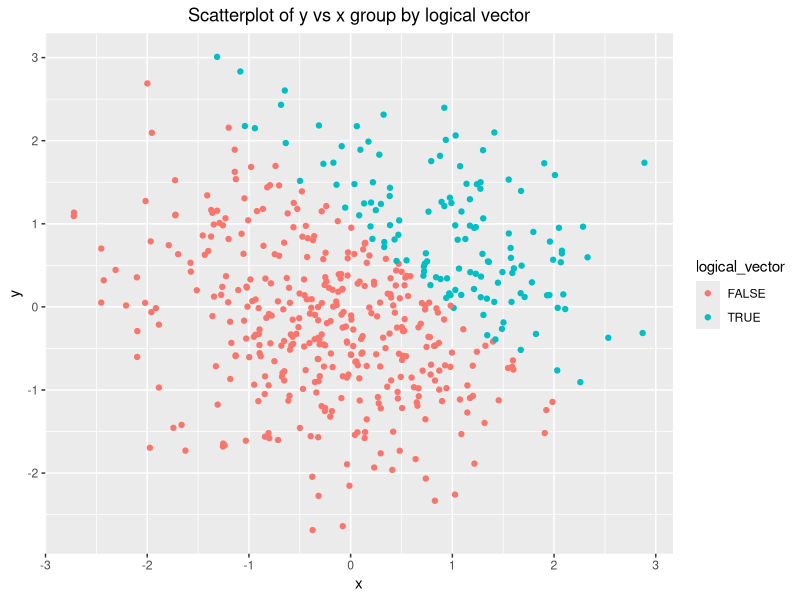
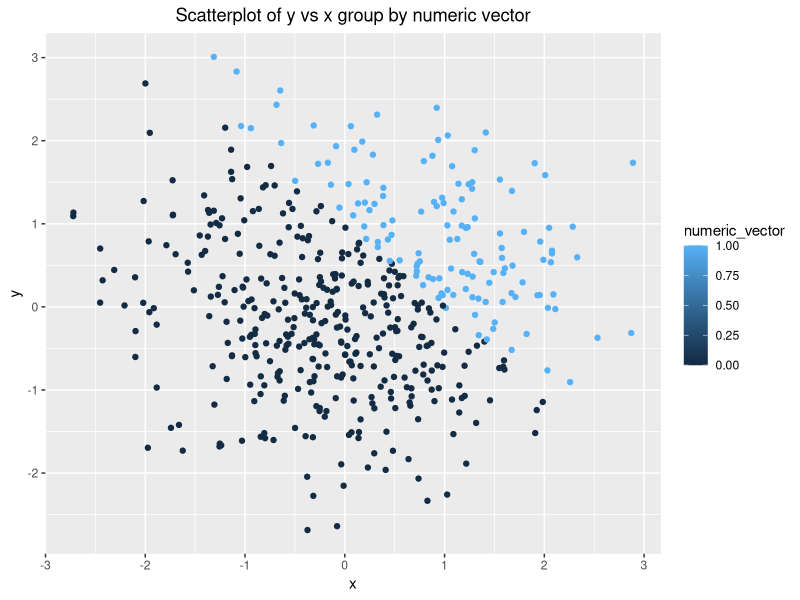
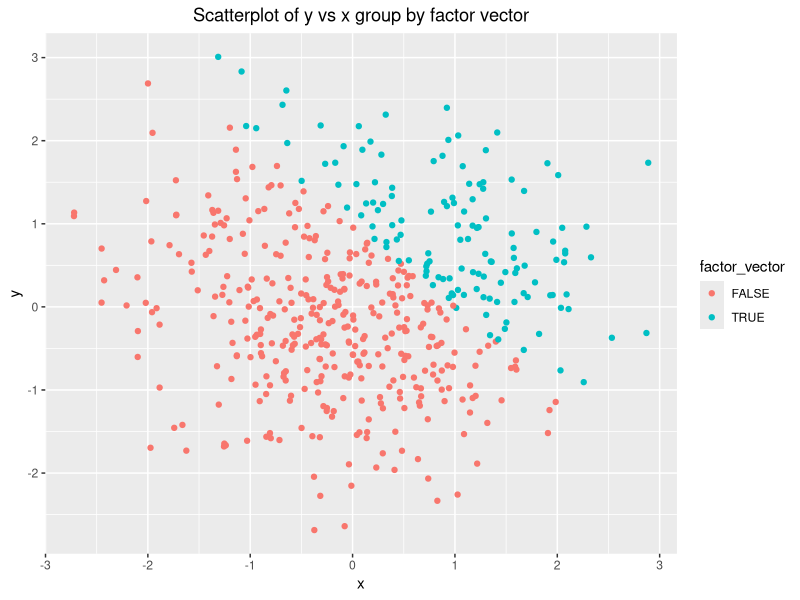

Write the R code that produced these figures, in order.
## ---- chunk 1
knitr::opts_chunk$set(echo = TRUE)
library("tidyverse")
set.seed(1)
## ---- chunk 2
# create the data frame
df_p1 <- tibble(
  random_sample = rnorm(8),
  logical_vector = random_sample > 0,
  character_vector = c("a","b","c","d","e","f","g","h"),
  factor_vector = factor(c("class_1","class_3","class_2","class_1","class_2","class_3","class_1","class_2"), 
                         levels = c("class_1","class_2","class_3"))
)

# display the data frame
df_p1
## ---- chunk 3
as.numeric(pull(df_p1, logical_vector)) * pull(df_p1, random_sample)            # convert numeric to numeric and multiplication

as.factor(pull(df_p1, logical_vector)) * pull(df_p1, random_sample)             # convert logical to numeric and multiplication

as.numeric(as.factor(pull(df_p1, logical_vector))) * pull(df_p1, random_sample) # convert factor to numeric and multiplication
## ---- chunk 4
# To clean up the memories and variables to avoid some problems.
rm(list = ls())
knitr::opts_chunk$set(echo = TRUE)
library("tidyverse")
set.seed(2)
## ---- chunk 5
# create the data frame
df_p2 <- tibble(
  x = rnorm(500),
  y = rnorm(500),
  logical_vector = (x + y) > 1,
  numeric_vector = as.numeric(logical_vector),
  factor_vector = as.factor(logical_vector)
)

# display the data frame
df_p2
## ---- chunk 6
# scatterplot of y vs x group by logical vector
first_graph <- ggplot(df_p2, aes(x = x, y = y, color = logical_vector)) + geom_point() + labs(title = "Scatterplot of y vs x group by logical vector", x = "x", y = "y") + theme(plot.title = element_text(hjust = 0.5))
first_graph

# scatterplot of y vs x group by numeric vector
second_graph <- ggplot(df_p2, aes(x = x, y = y, color = numeric_vector)) + geom_point() + labs(title = "Scatterplot of y vs x group by numeric vector", x = "x", y = "y") + theme(plot.title = element_text(hjust = 0.5))
second_graph

# scatterplot of y vs x group by factor vector
third_graph <- ggplot(df_p2, aes(x = x, y = y, color = factor_vector)) + geom_point() + labs(title = "Scatterplot of y vs x group by factor vector", x = "x", y = "y") + theme(plot.title = element_text(hjust = 0.5))
third_graph
## ---- chunk 7
# save the first scatterplot
ggsave("first_scatterplot.png", first_graph)
